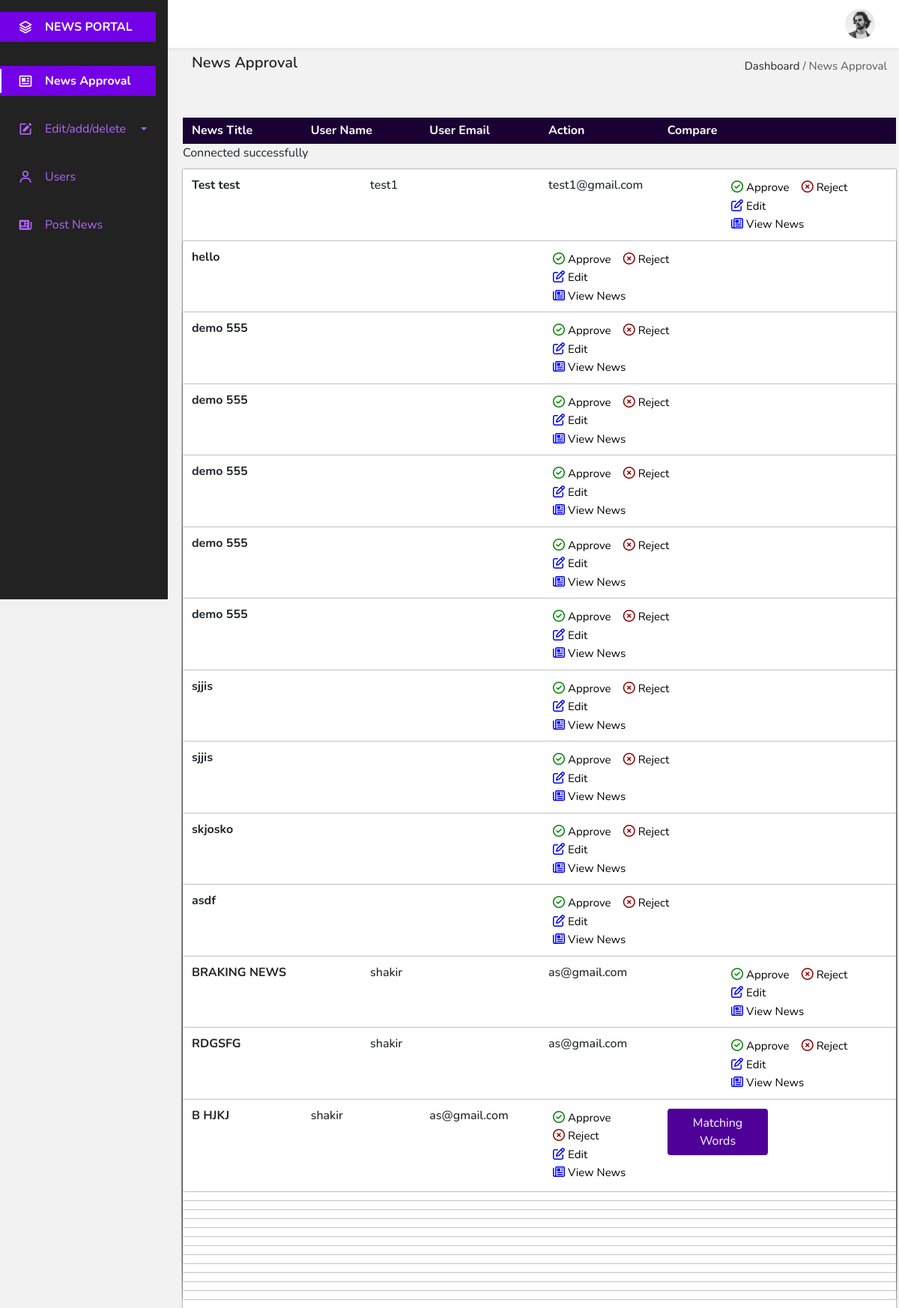
Screenshot of /public_html/admin_panel/index.php with the database file from the repository.
### tables this page shows
CREATE TABLE `posts` (
  `post_id` int(11) NOT NULL,
  `title` text NOT NULL,
  `description` text NOT NULL,
  `filename` varchar(100) NOT NULL,
  `url` text NOT NULL,
  `keywords` text NOT NULL,
  `date` date NOT NULL,
  `cat_id` text NOT NULL,
  `sub_id` int(11) NOT NULL,
  `state_id` text NOT NULL,
  `city_id` text NOT NULL,
  `district_id` text NOT NULL,
  `user_id` int(11) NOT NULL,
  `views` int(11) NOT NULL DEFAULT 0,
  `flag` int(11) NOT NULL DEFAULT 0,
  `status` int(2) DEFAULT 0
);

CREATE TABLE `register` (
  `register_id` int(11) NOT NULL,
  `first_name` text NOT NULL,
  `middle_name` text NOT NULL,
  `last_name` text NOT NULL,
  `email_id` text NOT NULL,
  `password` text NOT NULL,
  `address` text NOT NULL,
  `mobile` bigint(11) NOT NULL,
  `cat` text NOT NULL,
  `paid` int(11) NOT NULL,
  `referral_used` text NOT NULL,
  `referral` text NOT NULL,
  `state_id` int(11) NOT NULL,
  `city_id` int(11) NOT NULL,
  `district_id` int(11) NOT NULL
);

### public_html/admin_panel/index.php (the view, shortened to what this page needs)
<!DOCTYPE html>
<html lang="en">
<head>
    <link href='https://cdn.jsdelivr.net/npm/boxicons@2.0.5/css/boxicons.min.css' rel='stylesheet'>
    <link href="https://cdn.jsdelivr.net/npm/bootstrap@5.0.0-beta1/dist/css/bootstrap.min.css" rel="stylesheet">
    <link rel="stylesheet" href="style.css">
</head>
<body id="body-pd">
    <header class="header" id="header">
        <div class="header__img">
            <img src="perfil.jpg" alt="">
        </div>
    </header>
    <div class="l-navbar" id="nav-bar">
        <nav class="nav">
            <div>
                <a href="#" class="nav__logo">
                    <i class='bx bx-layer nav__logo-icon'></i>
                    <span class="nav__logo-name">NEWS PORTAL</span>
                </a>
                <div class="nav__list">
                    <a href="index.php" class="nav__link active">
                        <i class='bx bx-news nav__icon'></i>
                        <span class="nav__name">News Approval</span>
                    </a>
                    <a class=" nav__link nav-link dropdown-toggle nav__line1" href="#" id="navbarDropdown" role="button" data-bs-toggle="dropdown" aria-expanded="false">
                        <i class='bx bxs-edit nav__icon'></i>
                        <span class="nav__name">Edit/add/delete</span>
                    </a>
                    <a href="user.php" class="nav__link">
                        <i class='bx bx-user nav__icon'></i>
                        <span class="nav__name">Users</span>
                    </a>
                <a href="postNews.php" class="nav__link">
                    <i class='bx bxs-news nav__icon'></i>
                    <span class="nav__name">Post News</span>
                </a>
            </div>
        </div>
    </nav>
</div>
<section id="tab1">
    <div class="navbar">
        <div class="navbar-left">
            <h5>News Approval</h5>
        </div>
        <div class="navbar-right">
            <p>Dashboard <span class="p-span">/ News Approval</span></p>
        </div>
    </div>
    <div class="row title-sec">
        <div class="col">
            <h6>News Title</h6>
        </div>
        <div class="col">
            <h6>User Name</h6>
        </div>
        <div class="col">
            <h6>User Email</h6>
        </div>
        <div class="col">
            <h6>Action</h6>
        </div>
        <div class="col">
            <h6>Compare</h6>
        </div>
        <div class="col"></div>
    </div>
    <div class="row">
        <?php
        include 'db.php';
        $posts = mysqli_query($con, "SELECT * FROM posts where flag='0' ");
        while ($row = mysqli_fetch_array($posts)) {
            $postid = $row['post_id'];
            ?>
            <div class="col-12 table1">
                <div class="row row1">
                    <div class="col">
                        <h6 class="h6-1"><?php echo $row['title']; ?></h6>
                    </div>
                    <?php
                    $userid = $row['user_id'];
                    $user = mysqli_query($con, "SELECT * FROM register where register_id='$userid'");
                    while ($row = mysqli_fetch_array($user)) {
                     ?>
                     <div class="col">
                        <h6><?php echo $row['first_name']; ?></h6>
                    </div>
                    <div class="col">
                        <h6><?php echo $row['email_id']; ?></h6>
                    </div>
                    <?php
                }
                ?>
                <div class="col">
                    <form action="news_check.php?msg=<?php echo $postid; ?>" method="post">
                    <button type="submit" value="accept" name="check" class="action-btn1"><i class="far fa-check-circle"></i>Approve</button>
                    <button type="submit" value="reject" name="check" class="action-btn2" onclick="openform1();"><i class="far fa-times-circle"></i>Reject</button>
                    </form>
                    <button class="action-btn" onclick="togglePopup(<?php echo $postid; ?>)" ><i class="far fa-edit"></i>Edit</button>
                    <button class="action-btn"><a href="fullNews.php?msg=<?php echo $postid; ?>" class="title-a">
                        <i class="far fa-newspaper"></i>View News
                    </a>
                </button>
            </div>
              <?php }
              ?>
              <div class="col">
                <button class="btn res-btn " onclick="togglePopup1()">Matching Words</button>
            </div>
            <div class="col">
            </div>
        </div>
    </div>
</div>
</section>
</body>
</html>

### public_html/admin_panel/style.css (style rules this page uses)
:root { --header-height: 3rem; --nav-width: 224px; --first-color: #4723D9; --first-color-light: #AFA5D9; --white-color: #F7F6FB; --body-font: 'Nunito', sans-serif; --normal-font-size: 1rem; --z-fixed: 100; }
body { position: relative; margin: var(--header-height) 0 0 0; padding: 0 1rem; font-family: var(--body-font); font-size: var(--normal-font-size); transition: .5s; }
a { text-decoration: none; }
.header { width: 100%; height: var(--header-height); position: fixed; top: 0; left: 0; display: flex; align-items: center; justify-content: space-between; padding: 0 1rem; background-color: var(--white-color); z-index: var(--z-fixed); transition: .5s; }
.header__img { width: 35px; height: 35px; display: flex; justify-content: center; border-radius: 50%; overflow: hidden; }
.header__img img { width: 40px; }
.l-navbar { position: fixed; top: 0; left: -30%; width: var(--nav-width); height: 100vh; background: #222222; padding: .5rem 1rem 0 0; transition: .5s; z-index: var(--z-fixed); }
.nav { height: 100%; display: flex; flex-direction: column; justify-content: space-between; overflow: hidden; }
.nav__logo, .nav__link { display: grid; grid-template-columns: max-content max-content; align-items: center; column-gap: 1rem; padding: .5rem 0 .5rem 1.5rem; }
.nav__line1 { display: flex; }
.nav__logo { background: #7300e6; margin-bottom: 2rem; }
.nav__logo-icon { font-size: 1.25rem; color: #fff; }
.nav__logo-name { color: #fff; font-weight: 700; }
.nav__link { position: relative; color: #b366ff; margin-bottom: 1.5rem; transition: .3s; }
.nav__icon { font-size: 1.25rem; }
nav .active { font-weight: bold; background: #7300e6; color: #fff; }
.active::before { content: ''; position: absolute; left: 0; width: 2px; height: 32px; background-color: var(--white-color); }
@media screen and (min-width: 768px) { body { margin: calc(var(--header-height) + 1rem) 0 0 0; padding-left: calc(var(--nav-width) + 2rem); background-color: #f2f2f2; } }
@media screen and (min-width: 768px) { .header { height: calc(var(--header-height) + 1rem); padding: 0 2rem 0 calc(var(--nav-width) + 2rem); background-color: #fff; box-shadow: 0px 0px 6px #d9d9d9; } }
@media screen and (min-width: 768px) { .header__img { width: 40px; height: 40px; } }
@media screen and (min-width: 768px) { .header__img img { width: 45px; } }
@media screen and (min-width: 768px) { .l-navbar { left: 0; padding: 1rem 1rem 0 0; } }
@media screen and (min-width: 768px) { #tab1 .navbar-left h5 { font-weight: 600; } }
@media screen and (min-width: 768px) { #tab1 .navbar-right p { font-size: 15px; margin-bottom: 0; } }
@media screen and (min-width: 768px) { #tab1 .p-span { color: #595959 } }
@media screen and (min-width: 768px) { #tab1 .title-sec { margin-top: 45px; background: #1a0033; color: #fff; padding: 8px 0 0 0; } }
@media screen and (min-width: 768px) { #tab1 .title-sec h6 { font-weight: bold; } }
@media screen and (min-width: 768px) { #tab1 .table1 { background-color: #fff; margin-top: 10px; box-shadow: 0px 0px 2px #595959; } }
@media screen and (min-width: 768px) { .h6-1 { font-weight: bold; margin-bottom: 0; } }
@media screen and (min-width: 768px) { #tab1 .table1 h6 { margin-bottom: 0; } }
@media screen and (min-width: 768px) { #tab1 .row1 { padding: 12px 0; } }
@media screen and (min-width: 768px) { #tab1 .action-btn1, #tab1 .action-btn2, #tab1 .action-btn { border: none; background: none; outline: none; font-size: 15px; } }
@media screen and (min-width: 768px) { #tab1 .action-btn1 i { font-size: 16px; margin-right: 4px; color: green; } }
@media screen and (min-width: 768px) { #tab1 .action-btn2 i { font-size: 16px; margin-right: 4px; color: darkred; } }
@media screen and (min-width: 768px) { #tab1 .action-btn i { font-size: 16px; margin-right: 4px; color: blue; } }
@media screen and (min-width: 768px) { .res-btn { background: #4f0099; color: #fff; } }
@media screen and (min-width: 768px) { .title-a { text-decoration: none; color: black; } }

### rows the page displays
posts: title "Test test"
register: first_name "test1", email "test1@gmail.com"
posts: title "hello"
posts: title "demo 555"
posts: title "demo 555"
posts: title "demo 555"
posts: title "demo 555"
posts: title "demo 555"
posts: title "sjjis"
posts: title "sjjis"
posts: title "skjosko"
posts: title "asdf"
posts: title "BRAKING NEWS"
register: first_name "shakir", email "as@gmail.com"
posts: title "RDGSFG"
posts: title "B HJKJ"
